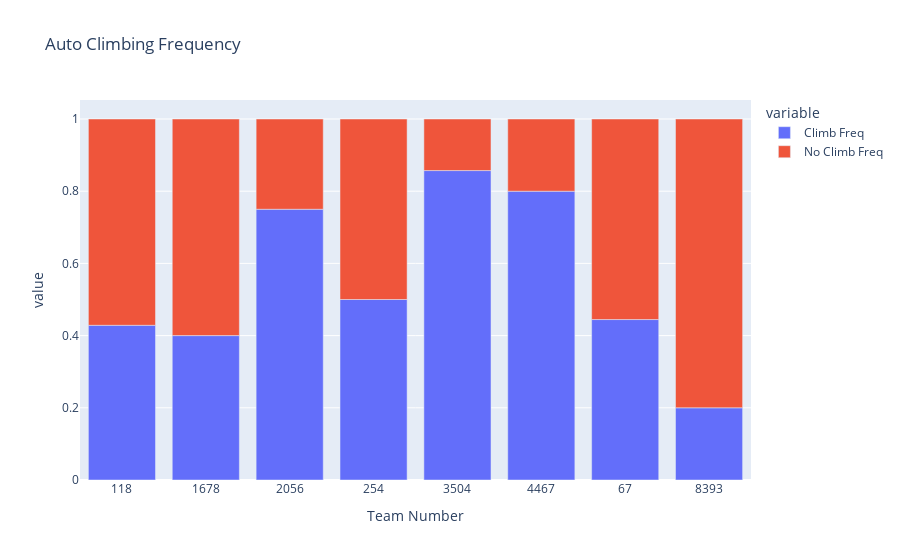

Notebook source saved alongside this figure:
### Code cell
# avg_team = scouted_data.groupby("Team Number").mean(numeric_only = True)
# print(avg_team)
auto_climbing_status_df = scouted_data.groupby("Team Number")["Auto Climbing Status"].value_counts().unstack(fill_value=0).reset_index()
# print(auto_climbing_status_df)
auto_climbing_status_df["Climb Freq"] = auto_climbing_status_df[True] / (auto_climbing_status_df[True] + auto_climbing_status_df[False])
auto_climbing_status_df["No Climb Freq"] = auto_climbing_status_df[False] / (auto_climbing_status_df[True] + auto_climbing_status_df[False])
# print(auto_climbing_status_df)
fig = px.bar(auto_climbing_status_df, x = "Team Number", y = ["Climb Freq", "No Climb Freq"], title = "Auto Climbing Frequency")
fig.show()

### Figure 1 — Plotly figure (JSON) as saved in the notebook; plotly's stock layout.template omitted (floating-point values rounded to 4 significant figures)
{"data": [{"hovertemplate": "variable=Climb Freq<br>Team Number=%{x}<br>value=%{y}<extra></extra>", "legendgroup": "Climb Freq", "marker": {"color": "#636efa", "pattern": {"shape": ""}}, "name": "Climb Freq", "orientation": "v", "showlegend": true, "textposition": "auto", "type": "bar", "x": ["118", "1678", "2056", "254", "3504", "4467", "67", "8393"], "xaxis": "x", "y": [0.4286, 0.4, 0.75, 0.5, 0.8571, 0.8, 0.4444, 0.2], "yaxis": "y"}, {"hovertemplate": "variable=No Climb Freq<br>Team Number=%{x}<br>value=%{y}<extra></extra>", "legendgroup": "No Climb Freq", "marker": {"color": "#EF553B", "pattern": {"shape": ""}}, "name": "No Climb Freq", "orientation": "v", "showlegend": true, "textposition": "auto", "type": "bar", "x": ["118", "1678", "2056", "254", "3504", "4467", "67", "8393"], "xaxis": "x", "y": [0.5714, 0.6, 0.25, 0.5, 0.1429, 0.2, 0.5556, 0.8], "yaxis": "y"}], "layout": {"barmode": "relative", "legend": {"title": {"text": "variable"}, "tracegroupgap": 0}, "title": {"text": "Auto Climbing Frequency"}, "xaxis": {"anchor": "y", "domain": [0, 1], "title": {"text": "Team Number"}}, "yaxis": {"anchor": "x", "domain": [0, 1], "title": {"text": "value"}}}}
